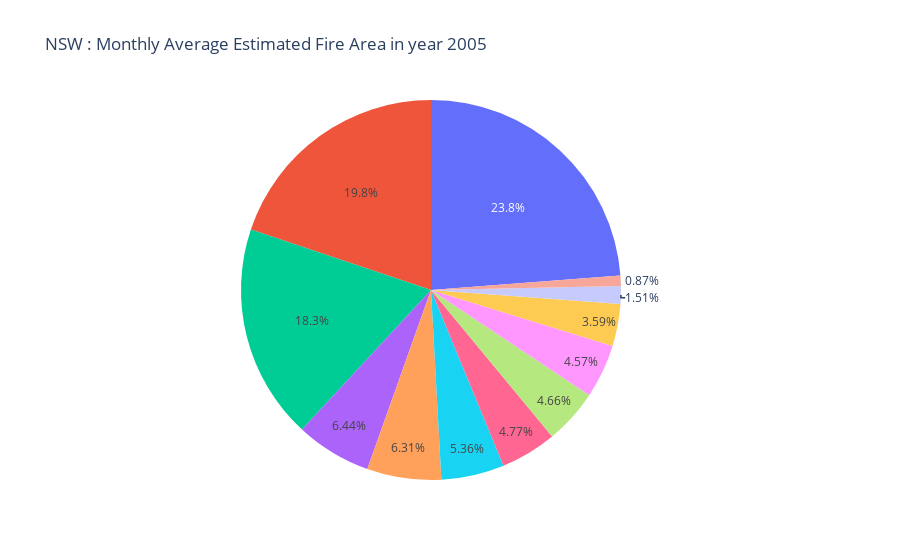

Notebook source saved alongside this figure:
### Code cell
%matplotlib inline
def reg_year_display(input_region,input_year):
    #data
   region_data = df[df['Region'] == input_region]
   y_r_data = region_data[region_data['Year']==input_year]
    #Plot one - Monthly Average Estimated Fire Area

   est_data = y_r_data.groupby('Month').sum()

   fig1 = px.pie(est_data, values='Estimated_fire_area', title="{} : Monthly Average Estimated Fire Area in year {}".format(input_region,input_year), labels= est_data.index)

    #Plot two - Monthly Average Count of Pixels for Presumed Vegetation Fires
   veg_data = y_r_data[['Month','Count']].groupby('Month').mean()

   fig2 = px.bar(veg_data['Count'], title='{} : Average Count of Pixels for Presumed Vegetation Fires in year {}'.format(input_region,input_year), labels = {'value': 'Count'})

   return [fig1, fig2 ]

f1, f2 = reg_year_display('NSW', 2005)
f1.show()

### Figure 1 — Plotly figure (JSON) as saved in the notebook; plotly's stock layout.template omitted (floating-point values rounded to 4 significant figures)
{"data": [{"domain": {"x": [0, 1], "y": [0, 1]}, "hovertemplate": "Estimated_fire_area=%{value}<extra></extra>", "legendgroup": "", "name": "", "showlegend": false, "type": "pie", "values": [1924.0, 369.8, 377.0, 433.1, 386.0, 122.4, 510.2, 1478.0, 1604.0, 70.34, 520.8, 290.0]}], "layout": {"legend": {"tracegroupgap": 0}, "title": {"text": "NSW : Monthly Average Estimated Fire Area in year 2005"}}}
